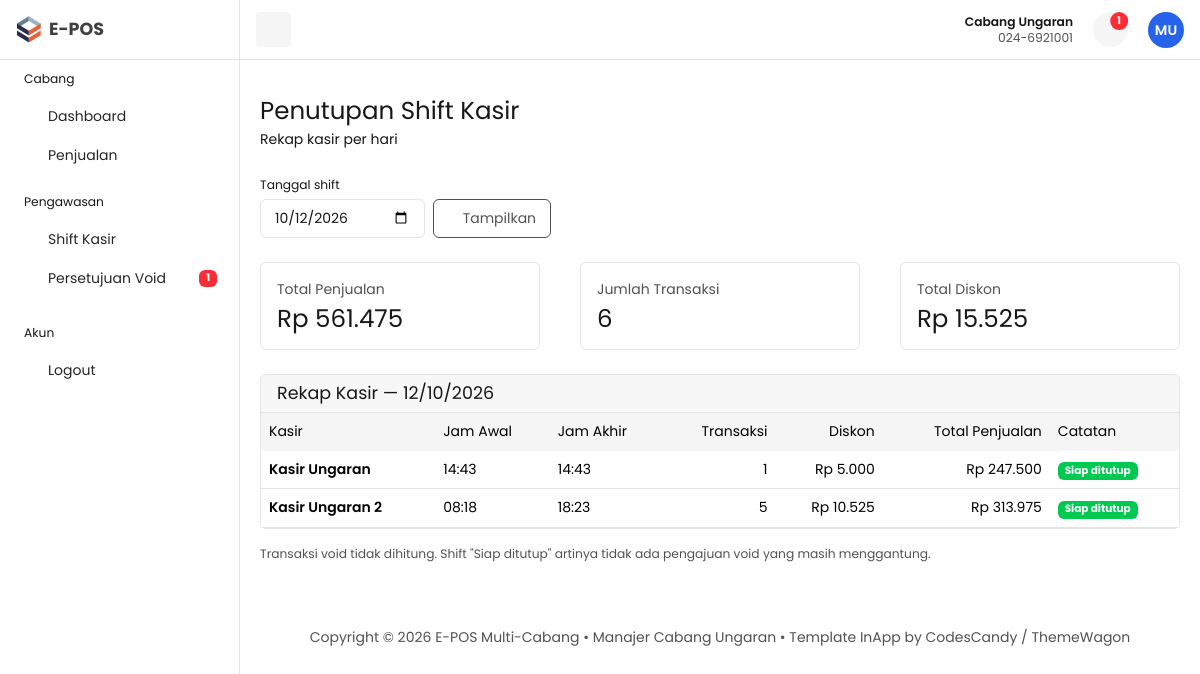
Screenshot of /manajer/index.php?page=shift (signed in) with the database file from the repository.
### tables this page shows
CREATE TABLE `branches` (
  `id`          INT NOT NULL AUTO_INCREMENT,
  `nama_cabang` VARCHAR(100) NOT NULL,
  `alamat`      TEXT,
  `telepon`     VARCHAR(20) DEFAULT NULL,
  PRIMARY KEY (`id`)
);

CREATE TABLE `users` (
  `id`        INT NOT NULL AUTO_INCREMENT,
  `nama`      VARCHAR(100) NOT NULL,
  `email`     VARCHAR(100) NOT NULL,
  `password`  VARCHAR(255) NOT NULL,
  `role`      ENUM('admin','kasir','manajer') NOT NULL,
  `branch_id` INT DEFAULT NULL,
  PRIMARY KEY (`id`),
  UNIQUE KEY `email` (`email`),
  KEY `fk_users_branch` (`branch_id`),
  CONSTRAINT `fk_users_branch` FOREIGN KEY (`branch_id`) REFERENCES `branches` (`id`)
);

### manajer/function/guard.php (called while the page is built, shortened)
<?php
$BRANCH_ID = (int) $_SESSION['user']['branch_id'];
function e($v)
{
    return htmlspecialchars((string) $v, ENT_QUOTES, 'UTF-8');
}
function rupiah($n)
{
    return 'Rp ' . number_format((float) $n, 0, ',', '.');
}
function tglValid($t, $default)
{
    $d = DateTime::createFromFormat('Y-m-d', (string) $t);
    return ($d && $d->format('Y-m-d') === $t) ? $t : $default;
}

### manajer/database/connection.php (called while the page is built, shortened)
<?php
require_once __DIR__ . '/../../login/database/cek_skema.php';
class Database
{
    private $host = "localhost";
    private $username = "root";
    private $password = "";
    private $database = "e-pos";
    public $conn;
    public function __construct()
    {
        try {
            $this->conn = new mysqli(
                $this->host,
                $this->username,
                $this->password,
                $this->database
            );
        } catch (mysqli_sql_exception $ex) {
            eposHentikan('Tidak bisa terhubung ke database "' . $this->database . '". (' . $ex->getMessage() . ')');
        }
        $this->conn->set_charset('utf8mb4');
        eposCekSkema($this->conn);
    }
}

### login/database/cek_skema.php (called while the page is built, shortened)
<?php
function eposCekSkema($conn)
{
    $cek = [
        'branches'            => 'id, nama_cabang, alamat, telepon',
        'users'               => 'id, nama, email, password, role, branch_id',
        'products'            => 'id, branch_id, nama_produk, harga_jual, stok',
        'transactions'        => 'id, branch_id, cashier_id, invoice_number, total_bayar, diskon, tanggal, status',
        'transaction_details' => 'id, transaction_id, product_id, jumlah, harga_satuan, subtotal',
    ];
    foreach ($cek as $tabel => $kolom) {
        try {
            $conn->query("SELECT $kolom FROM $tabel LIMIT 1");
        } catch (mysqli_sql_exception $ex) {
            eposHentikan("Tabel '$tabel' belum ada atau kolomnya tidak sesuai. (" . $ex->getMessage() . ')');
        }
    }
}

### manajer/function/manajer.php (called while the page is built, shortened)
<?php
require_once 'database/connection.php';
class Manajer
{
    private $conn;
    private $branch;
    public function __construct($branch_id)
    {
        $database = new Database();
        $this->conn = $database->conn;
        $this->branch = (int) $branch_id;
    }
    private function all($stmt)
    {
        $stmt->execute();
        return $stmt->get_result()->fetch_all(MYSQLI_ASSOC);
    }
    public function cabang()
    {
        $stmt = $this->conn->prepare("SELECT * FROM branches WHERE id = ?");
        $stmt->bind_param('i', $this->branch);
        $stmt->execute();
        return $stmt->get_result()->fetch_assoc();
    }
    public function jumlahMenungguVoid()
    {
        $stmt = $this->conn->prepare(
            "SELECT COUNT(*) AS n FROM transactions WHERE branch_id = ? AND status = 'menunggu_void'"
        );
        $stmt->bind_param('i', $this->branch);
        $stmt->execute();
        return (int) $stmt->get_result()->fetch_assoc()['n'];
    }
    public function tanggalTerakhir()
    {
        $stmt = $this->conn->prepare("SELECT DATE(MAX(tanggal)) AS t FROM transactions WHERE branch_id = ?");
        $stmt->bind_param('i', $this->branch);
        $stmt->execute();
        $t = $stmt->get_result()->fetch_assoc()['t'];
        return $t ? $t : date('Y-m-d');
    }
    public function shiftKasir($tanggal)
    {
        $stmt = $this->conn->prepare(
            "SELECT u.id, u.nama,
                    COUNT(CASE WHEN t.status <> 'void' THEN 1 END) AS jml_transaksi,
                    COALESCE(SUM(CASE WHEN t.status <> 'void' THEN t.total_bayar END), 0) AS total_penjualan,
                    COALESCE(SUM(CASE WHEN t.status <> 'void' THEN t.diskon END), 0) AS total_diskon,
                    COUNT(CASE WHEN t.status = 'void' THEN 1 END) AS jml_void,
                    COUNT(CASE WHEN t.status = 'menunggu_void' THEN 1 END) AS jml_menunggu,
                    MIN(t.tanggal) AS jam_awal, MAX(t.tanggal) AS jam_akhir
             FROM users u
             LEFT JOIN transactions t
                    ON t.cashier_id = u.id AND t.branch_id = u.branch_id AND DATE(t.tanggal) = ?
             WHERE u.branch_id = ? AND u.role = 'kasir'
             GROUP BY u.id, u.nama
             ORDER BY u.nama"
        );
        $stmt->bind_param('si', $tanggal, $this->branch);
        return $this->all($stmt);
    }
}

### manajer/index.php (the view, shortened to what this page needs)
<?php
require_once 'function/guard.php';
require_once 'function/manajer.php';
$mgr = new Manajer($BRANCH_ID);
$cabang = $mgr->cabang();
$voidPending = $mgr->jumlahMenungguVoid();
$page = isset($_GET['page']) ? $_GET['page'] : 'dashboard';
$judul = [
    'dashboard' => ['Dashboard Cabang', 'Ringkasan penjualan ' . $cabang['nama_cabang']],
    'penjualan' => ['Penjualan Cabang', 'Daftar transaksi cabang ini'],
    'detail'    => ['Detail Transaksi', 'Rincian barang yang dibeli'],
    'shift'     => ['Penutupan Shift Kasir', 'Rekap kasir per hari'],
    'void'      => ['Persetujuan Void', 'Setujui atau tolak pengajuan void dari kasir'],
];
?>
<!DOCTYPE html>
<html lang="id">
<?php include 'partials/head.php' ?>
<body>
    <?php include 'components/topbar.php' ?>
    <?php include 'components/sidebar.php' ?>
    <main id="content" class="content py-10">
        <div class="container-fluid">
            <div class="row">
                <div class="col-12">
                    <div class="d-flex flex-column flex-md-row justify-content-between align-items-md-center mb-4 gap-3">
                        <div>
                            <h1 class="fs-3 mb-1"><?= e($judul[$page][0]) ?></h1>
                            <p class="mb-0"><?= e($judul[$page][1]) ?></p>
                        </div>
                    </div>
                </div>
            </div>
            <?php
            switch ($page) {
                case 'shift':
                    include 'pages/shift.php';
                    break;
            }
            ?>
            <?php include 'components/footer.php' ?>
        </div>
    </main>
</body>
</html>

### manajer/components/topbar.php (shortened to what this page needs)
<?php require_once __DIR__ . '/../../login/shared.php'; ?>
<nav id="topbar" class="navbar bg-white border-bottom fixed-top topbar px-3">
    <button id="toggleBtn" class="d-none d-lg-inline-flex btn btn-light btn-icon btn-sm ">
        <i class="ti ti-layout-sidebar-left-expand"></i>
    </button>
    <div>
        <ul class="list-unstyled d-flex align-items-center mb-0 gap-1">
            <li class="me-3 d-none d-md-block text-end lh-sm">
                <div class="small fw-semibold"><?= e($cabang['nama_cabang']) ?></div>
                <div class="small text-secondary"><?= e($cabang['telepon']) ?></div>
            </li>
            <li>
                <a class="position-relative btn-icon btn-sm btn-light btn rounded-circle" data-bs-toggle="dropdown"
                    aria-expanded="false" href="#" role="button">
                    <i class="ti ti-bell"></i>
                    <?php if ($voidPending > 0) { ?>
                        <span class="position-absolute top-0 start-100 translate-middle badge rounded-pill bg-danger mt-2 ms-n2">
                            <?= (int) $voidPending ?>
                        </span>
                    <?php } ?>
                </a>
            </li>
            <li class="ms-3 dropdown">
                <a href="#" role="button" data-bs-toggle="dropdown" aria-expanded="false">
                    <?= eposAvatar($_SESSION['user']['nama'], $_SESSION['user']['role'], 36) ?>
                </a>
            </li>
        </ul>
    </div>
</nav>

### manajer/pages/shift.php (shortened to what this page needs)
<?php
$tanggal = tglValid(isset($_GET['tanggal']) ? $_GET['tanggal'] : '', $mgr->tanggalTerakhir());
$data = $mgr->shiftKasir($tanggal);
$sumTrx = 0;
$sumTotal = 0;
$sumDiskon = 0;
foreach ($data as $r) {
    $sumTrx += $r['jml_transaksi'];
    $sumTotal += $r['total_penjualan'];
    $sumDiskon += $r['total_diskon'];
}
?>
<form method="get" class="d-flex gap-2 mb-4 flex-wrap align-items-end">
    <div>
        <label class="form-label small mb-1">Tanggal shift</label>
        <input type="date" name="tanggal" value="<?= e($tanggal) ?>" class="form-control">
    </div>
    <button class="btn btn-outline-secondary" type="submit"><i class="ti ti-filter"></i> Tampilkan</button>
</form>
<div class="row mb-2">
    <div class="col-md-4 mb-3">
        <div class="card h-100"><div class="card-body">
            <p class="mb-1 text-secondary">Total Penjualan</p>
            <h3 class="mb-0"><?= rupiah($sumTotal) ?></h3>
        </div></div>
    </div>
    <div class="col-md-4 mb-3">
        <div class="card h-100"><div class="card-body">
            <p class="mb-1 text-secondary">Jumlah Transaksi</p>
            <h3 class="mb-0"><?= (int) $sumTrx ?></h3>
        </div></div>
    </div>
    <div class="col-md-4 mb-3">
        <div class="card h-100"><div class="card-body">
            <p class="mb-1 text-secondary">Total Diskon</p>
            <h3 class="mb-0"><?= rupiah($sumDiskon) ?></h3>
        </div></div>
    </div>
</div>
<div class="row">
    <div class="col-12 mb-3">
        <div class="card">
            <div class="card-header"><h5 class="mb-0">Rekap Kasir &mdash; <?= e(date('d/m/Y', strtotime($tanggal))) ?></h5></div>
            <div class="table-responsive">
                <table class="table mb-0 text-nowrap">
                    <thead class="table-light border-light">
                        <tr>
                            <th>Kasir</th>
                            <th>Jam Awal</th>
                            <th>Jam Akhir</th>
                            <th class="text-end">Transaksi</th>
                            <th class="text-end">Diskon</th>
                            <th class="text-end">Total Penjualan</th>
                            <th>Catatan</th>
                        </tr>
                    </thead>
                    <tbody>
                        <?php foreach ($data as $r) { ?>
                            <tr class="align-middle">
                                <td class="fw-semibold"><?= e($r['nama']) ?></td>
                                <td><?= $r['jam_awal'] ? e(date('H:i', strtotime($r['jam_awal']))) : '-' ?></td>
                                <td><?= $r['jam_akhir'] ? e(date('H:i', strtotime($r['jam_akhir']))) : '-' ?></td>
                                <td class="text-end"><?= (int) $r['jml_transaksi'] ?></td>
                                <td class="text-end"><?= rupiah($r['total_diskon']) ?></td>
                                <td class="text-end"><?= rupiah($r['total_penjualan']) ?></td>
                                <td>
                                    <?php if ($r['jml_menunggu'] == 0 && $r['jml_void'] == 0 && $r['jml_transaksi'] == 0) { ?>
                                        <span class="text-secondary">Tidak ada transaksi</span>
                                    <?php } elseif ($r['jml_menunggu'] == 0 && $r['jml_void'] == 0) { ?>
                                        <span class="badge bg-success">Siap ditutup</span>
                                    <?php } ?>
                                </td>
                            </tr>
                        <?php } ?>
                    </tbody>
                </table>
            </div>
        </div>
    </div>
</div>
<p class="text-secondary small">Transaksi void tidak dihitung. Shift "Siap ditutup" artinya tidak ada pengajuan void yang masih menggantung.</p>

### manajer/components/footer.php
<div class="row">
    <div class="col-12">
        <footer class="text-center py-2 mt-6 text-secondary ">
            <p class="mb-0">Copyright © <?= date('Y') ?> E-POS Multi-Cabang &bull; Manajer <?= e($cabang['nama_cabang']) ?> &bull; Template InApp by CodesCandy / ThemeWagon</p>
        </footer>
    </div>
</div>

### rows the page displays
branches: nama_cabang "Cabang Ungaran", telepon "024-6921001", nama_cabang "Penutupan Shift Kasir", nama_cabang "Rekap kasir per hari"
users: nama "Kasir Ungaran", jam_awal "14:43", jam_akhir "14:43", jml_transaksi "1", total_diskon "Rp 5.000", total_penjualan "Rp 247.500"
users: nama "Kasir Ungaran 2", jam_awal "08:18", jam_akhir "18:23", jml_transaksi "5", total_diskon "Rp 10.525", total_penjualan "Rp 313.975"

### other values shown
$voidPending "1"
$ini "MU"
rupiah($sumTotal) "Rp 561.475"
$sumTrx "6"
rupiah($sumDiskon) "Rp 15.525"
date('d/m/Y', strtotime($tanggal)) "12/10/2026"
